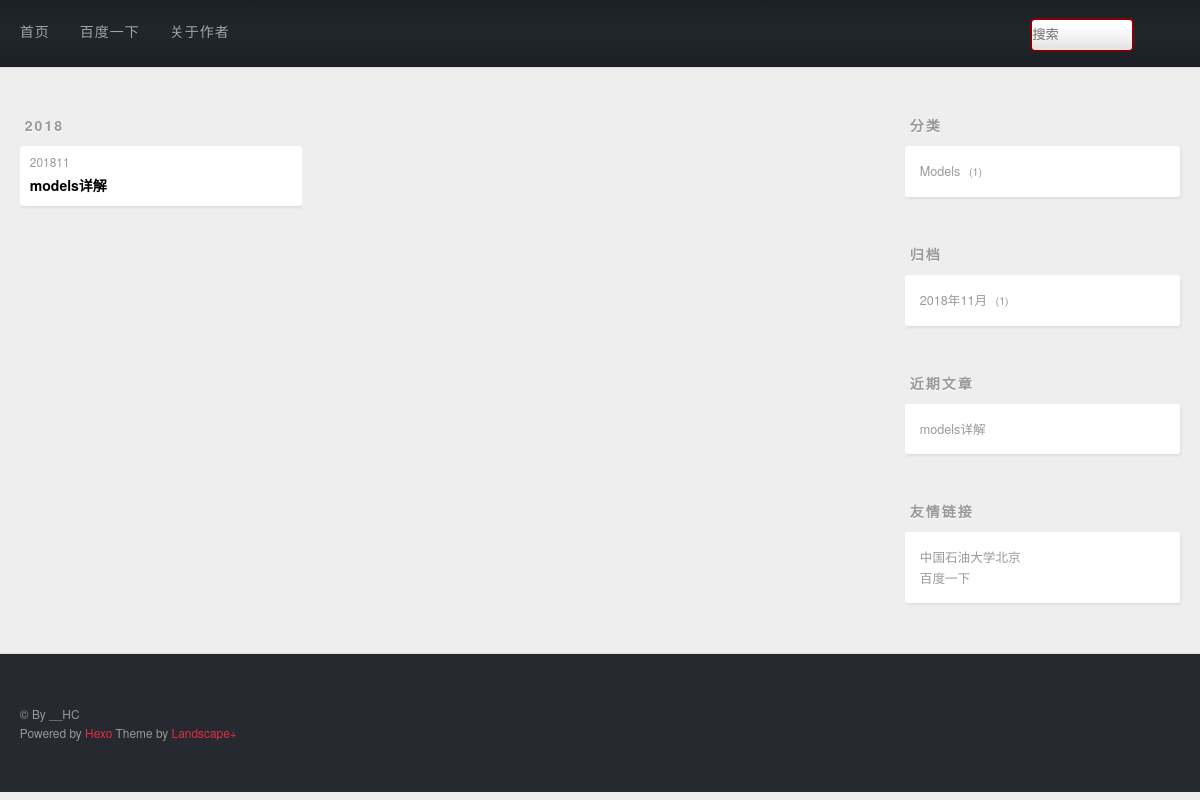
Page /category/1 on the committed database.
### blog/models.py (models this page shows, shortened)
class Post(models.Model):
    title = models.CharField(max_length=20)
    desc = RichTextUploadingField()
    content = models.TextField()
    created = models.DateField(auto_now_add=True)
    modified = models.DateTimeField(auto_now=True)
    category = models.ForeignKey(Category,on_delete=models.DO_NOTHING)
    tags = models.ManyToManyField(Tags)
    class Meta():
        verbose_name_plural = '贴子'

class Category(models.Model):
    name = models.CharField(max_length=20,unique=True)
    class Meta():
        verbose_name_plural = '类别'

### blog/views.py (the view)
# urls.py: re_path(r'category/(\d+)',views.category_view),
def category_view(request,category_id):
    posts = Post.objects.filter(category=category_id).order_by('-created')   #传过来的id不一样，代表不同类别的贴子
    return render(request,'archive.html',{'posts':posts})

### blog/context_processors.py (called while the page is built)
def globla_context_process(request):
    content={}
    content['category'] = Post.objects.values('category','category__name').annotate(count = Count('*'))
    archive = get_archive()
    content['archive']=archive
    content['recent']=Post.objects.order_by('-created').all()[:2]
    return content

def get_archive():
    s = set()
    for t in Post.objects.values('created'):
        s.add(str(t['created'].year) + "-" + str(t['created'].month))   #去重
    archive = []
    for time in s:
        year = time.split('-')[0]
        month = time.split('-')[1]
        item = {'created': date(year=int(year), month=int(month), day=1),
                'count': Post.objects.filter(created__year=year, created__month=month).count()}
        archive.append(item)
    return archive

### blog/templates/archive.html
{% extends 'base.html' %}
{% block main %}
    <div class="archives-wrap">
    {% regroup posts by created.year as year_group %}
        {% for year in year_group %}
            <div class="archive-year-wrap">
                <span class="archive-year">{{ year.grouper }}</span>
            </div>
        <div class="archives">
            {% for post in year.list %}
            <article class="archive-article archive-type-post">
                <div class="archive-article-inner">
                     <header class="archive-article-header">
                         <a href="#" class="archive-article-date">
                         <time>{{ post.created.year }}{{ post.created.month }}</time>
                         </a>
                         <h1 itemprop="name">
                              <a class="archive-article-title" target="_blank" href="/page/content/{{ post.id }}">{{ post.title }}</a>
                         </h1>
                     </header>
                </div>
            </article>
            {% endfor %}
        </div>
        {% endfor %}
    </div>
{% endblock main %}

### templates/slider.html
<aside id="sidebar">
  <div class="widget-wrap">
     <h3 class="widget-title">分类</h3>
      <div class="widget">
       <ul class="category-list">
          {% for category in category %}
          <li class="category-list-item">
              <a class="category-list-link" href="/category/{{ category.category }}">{{ category.category__name }}</a>
              <span class="category-list-count">{{ category.count }}</span>
          </li>
          {% endfor %}
       </ul>
     </div>
  </div>
  <div class="widget-wrap">
    <h3 class="widget-title">归档</h3>
    <div class="widget">
      <ul class="archive-list">
          {% for archive in archive %}
          <li class="archive-list-item">
              <a class="archive-list-link" href="/archive/{{ archive.created.year }}/{{ archive.created.month }}">{{ archive.created.year }}年{{ archive.created.month }}月</a>
              <span class="archive-list-count">{{ archive.count }}</span>
          </li>
          {% endfor %}
      </ul>
    </div>
  </div>
  <div class="widget-wrap">
    <h3 class="widget-title">近期文章</h3>
    <div class="widget">
      <ul>
          {% for post in recent %}
          <li>
            <a href="/page/content/{{ post.id }}">{{ post.title }}</a>
          </li>
          {% endfor %}
      </ul>
    </div>
  </div>
  <div class="widget-wrap">
    <h3 class="widget-title">友情链接</h3>
    <div class="widget">
      <ul>
          <li>
            <a href="http://www.cup.edu.cn/" target="_blank">中国石油大学北京</a>
          </li>
          <li>
            <a href="http://www.baidu.com/" target="_blank">百度一下</a>
          </li>
      </ul>
    </div>
  </div>
</aside>

### staticfile/css/style.css (style rules this page uses)
body { zoom: 1; width: 100%; }
body:before, body:after { content: ""; display: table; }
body:after { clear: both; }
html, body, div, span, applet, object, iframe, h1, h2, h3, h4, h5, h6, p, blockquote, pre, a, abbr, acronym, address, big, cite, code, del, dfn, em, img, ins, kbd, q, s, samp, small, strike, strong, sub, sup, tt, var, dl, dt, dd, ol, ul, li, fieldset, form, label, legend, table, caption, tbody, tfoot, thead, tr, th, td { margin: 0; padding: 0; border: 0; outline: 0; font-weight: inherit; font-style: inherit; font-family: inherit; font-size: 100%; vertical-align: baseline; }
body { line-height: 1; color: #000; background: #fff; }
ol, ul { list-style: none; }
html, body, #container { height: 100%; }
body { background: #eee; font: 14px/1.6em "微软雅黑", "Microsoft Yahei", "Droid Sans", Helvetica Neue, Helvetica, Arial, sans-serif; -webkit-text-size-adjust: 100%; }
.article-date, .article-category-link, .archive-year, .widget-title { text-decoration: none; text-transform: uppercase; letter-spacing: 2px; color: #999; margin-bottom: 1em; margin-left: 5px; line-height: 1em; text-shadow: 0 1px #fff; font-weight: bold; }
.article-inner, .archive-article-inner { background: #fff; -webkit-box-shadow: 1px 2px 3px #ddd; box-shadow: 1px 2px 3px #ddd; -webkit-border-radius: 3px; border-radius: 3px; }
.article-entry ul, .widget ul, .article-entry ol, .widget ol, .article-entry dl, .widget dl { margin: 0 20px; line-height: 1.6em; }
.article-entry ul, .widget ul { list-style: disc; }
.archives-wrap { margin: 50px 0; }
.archives { zoom: 1; }
.archives:before, .archives:after { content: ""; display: table; }
.archives:after { clear: both; }
.archive-year-wrap { margin-bottom: 1em; line-height: 1em; }
.archives { -webkit-column-gap: 10px; -moz-column-gap: 10px; column-gap: 10px; }
@media screen and (min-width: 768px) { .archives { -webkit-column-count: 3; -moz-column-count: 3; column-count: 3; } }
.archive-article { -webkit-column-break-inside: avoid; page-break-inside: avoid; overflow: hidden; break-inside: avoid-column; }
.archive-article-inner { padding: 10px; margin-bottom: 15px; }
.archive-article-title { text-decoration: none; font-weight: bold; color: #000; -webkit-transition: color 0.2s; -moz-transition: color 0.2s; -o-transition: color 0.2s; -ms-transition: color 0.2s; transition: color 0.2s; line-height: 1.6em; }
.archive-article-date { color: #999; text-decoration: none; font-size: 0.85em; line-height: 1em; margin-bottom: 0.5em; display: block; }
@media screen and (min-width: 768px) { #sidebar { display: inline; float: left; width: 23.3333333333333%; margin: 0 0.8333333333333%; } }
.widget-wrap { margin: 50px 0; }
.widget { color: #777; text-shadow: 0 1px #fff; background: #fff; -webkit-box-shadow: 1px 2px 3px #ddd; box-shadow: 1px 2px 3px #ddd; padding: 15px; -webkit-border-radius: 3px; border-radius: 3px; }
.widget a { color: #999; text-decoration: none; }
.widget { line-height: 1.6em; word-wrap: break-word; font-size: 0.9em; }
.widget ul, .widget ol { list-style: none; margin: 0; }
.category-list-count, .tag-list-count, .archive-list-count { padding-left: 5px; color: #999; font-size: 0.85em; }
.category-list-count:before, .tag-list-count:before, .archive-list-count:before { content: "("; }
.category-list-count:after, .tag-list-count:after, .archive-list-count:after { content: ")"; }

### rows in the picture
Post: created.year "2018", created.month "11", title "models详解"
Category: category__name "Models", count "1"

### other values in the picture
{{ year.grouper }} "2018"
{{ archive.created.year }} "2018"
{{ archive.created.month }} "11"
{{ archive.count }} "1"
